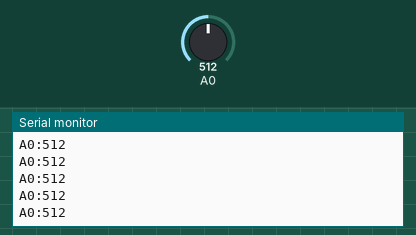
Simulated run of this sketch. Board: Arduino Uno, built with avr-gcc and run on an emulated ATmega328P. Shown: the last lines printed to the serial monitor. Inputs (shaded band) come from the test bench; at power-on: A0 = 512.

Above: at 1.2 s.
1.3 s: A0 set to 716
At 1.31 s:
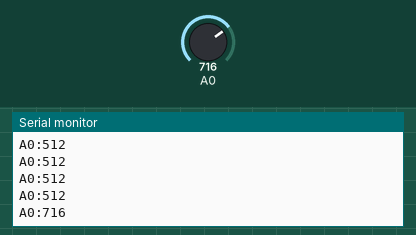
2.8 s: A0 set to 900
At 2.81 s:
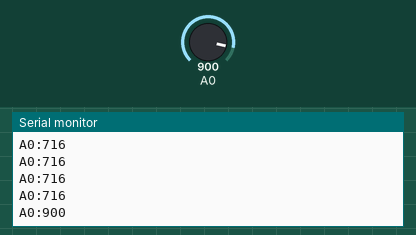
Timing chart, 0 to 5.8 s (numbered marks = the images above; inputs shaded):
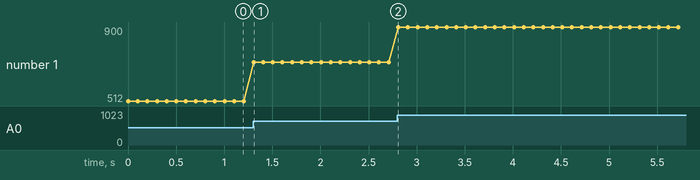

The sketch:

serial-A0.ino
```cpp
// Use putty serial mode
// gete putty here   https://www.putty.org/
// To find which COM port use the device manager
// If no access to the device manager type on a windows command line   CMD or powershell
// mode


void setup() {
	Serial.begin(9600);
}

void loop() {
	Serial.println("A0:"+String(analogRead(A0)));
	delay(100);
}
```

Measured:
- after the input at 1.3 s, the serial monitor: prints a new line at once (image 1)
- after the input at 2.8 s, the serial monitor: prints a new line at once (image 2)
- plotted number 1: 512 → 716 after the input at 1.3 s, 716 → 900 after the input at 2.8 s
